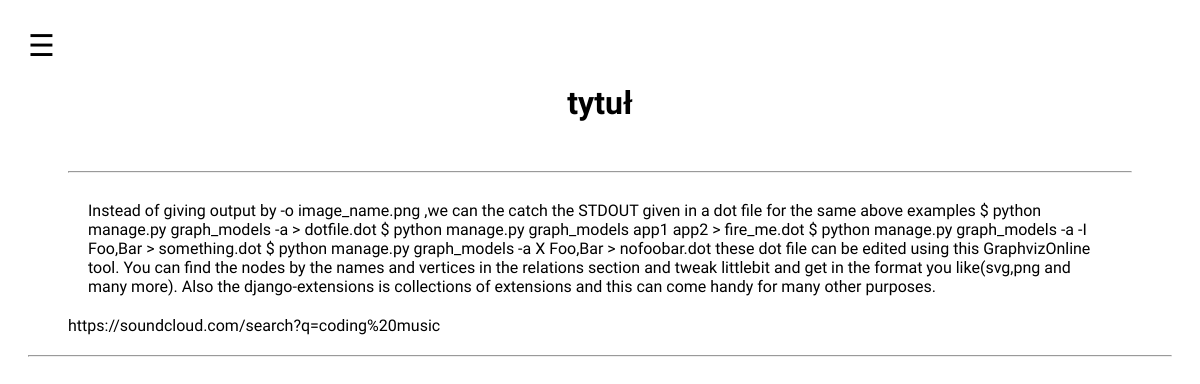
The page /publications/1/ on the database as committed earlier.
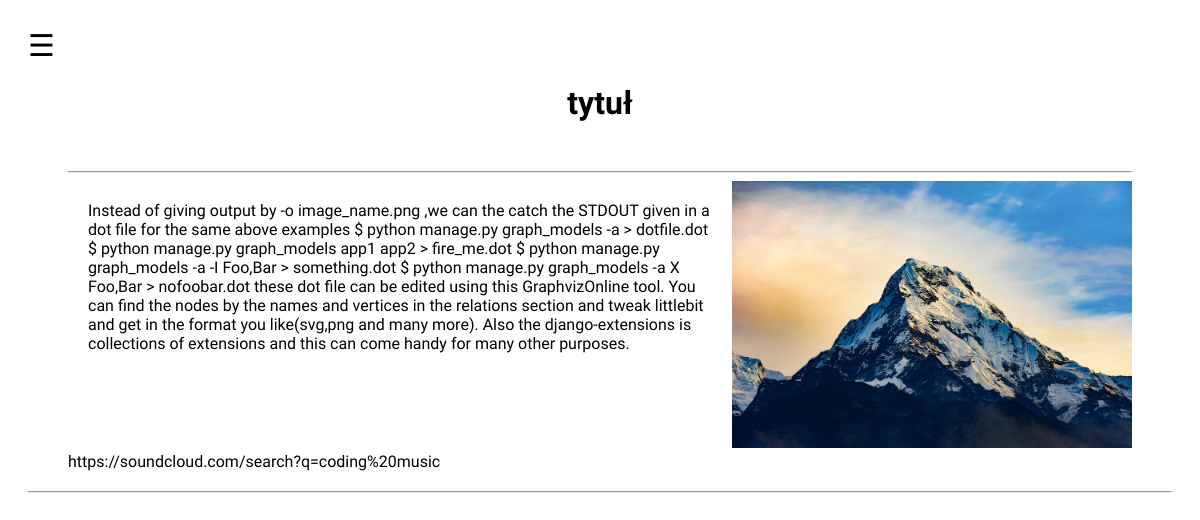
The same page on the database as committed later.
### web/models.py (models this page shows, shortened)
class Publication(models.Model):
    tittle = models.CharField(max_length=200)
    text = models.TextField()
    image = models.FileField(upload_to='media_cdn', default=None, blank=True)
    link = models.CharField(max_length=200, blank=True)
    data = models.DateTimeField(auto_now=False, auto_now_add=True)

### web/views.py (the view)
# urls.py: path('publications/<int:id>/', views.publications_detail, name='publications_detail'),
def publications_detail(request, id):
    publications = get_object_or_404(Publication, id=id)
    context = {
        'publication':publications
    }
    return render(request, 'publications_detail.html', context)

### templates/publications_detail.html (shortened to what this page needs)
{% extends 'base.html' %}
{% load static %}
{% block content %}
<div class="publications-main">
    <h1 id="publ-tittle">{{ publication.tittle }}</h1><br>
    <hr>
    <section class="publication-content">
        <div class="publication-text">
            {{  publication.text}}
        </div>
        <aside>
            {% if publication.image %}
                <img id="publ-img" src="{{ publication.image.url }}"/><br>
            {% endif %}
        </aside>
    </section>
    <a href="{{ publication.link }}">{{ publication.link }}</a>
</div>
<hr>
{% endblock content %}

### templates/base.html (shortened to what this page needs)
{% load static %}
<!DOCTYPE html>
<html lang="en">
<head>
    <link rel="stylesheet" href="{% static 'portfolio/style.css'%}">
</head>
<body>
    <div class="base">
            <span style="font-size:30px;cursor:pointer" onclick="openNav()" id='icon'>&#9776;</span>
        {% block content %}
        {% endblock %}
    </div>
</body>
</html>

### static/portfolio/style.css (style rules this page uses)
body { font-family: 'Brygada 1918', sans-serif; }
a { text-decoration: none; color: black; }
.base { padding: 20px; }
.publications-main { margin: 20px; margin-left: 40px; margin-right: 40px; }
#publ-tittle { text-align: center; }
.publication-content { display: flex; }
.publication-text { padding: 20px; }
#publ-img { max-width: 400px; }

Rows that differ between the two databases and show on the page:
changed Publication "tytuł": image: picture added
